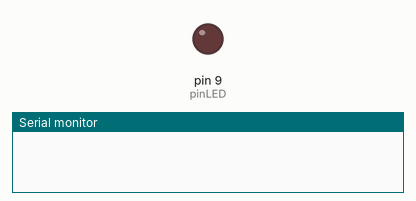
Bench run of a sketch on a simulated Arduino Uno, built with avr-gcc and run on an emulated ATmega328P. Parts: output pins drawn as LEDs (lit = HIGH), the last lines printed to the serial monitor.

Above: at 0.1 s.
At 6.55 s:
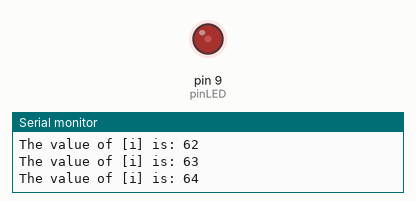
At 12.95 s:
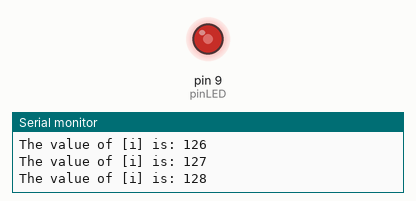
At 25.75 s:
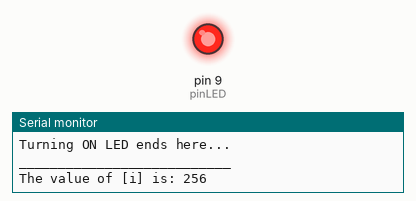
Timing chart, 0 to 40.0 s (numbered marks = the images above):
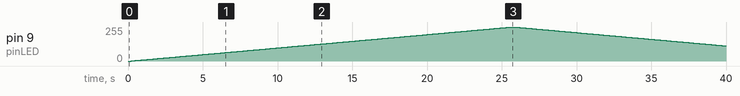

The sketch:

Activity-6-LED-Brightness-Control.ino
```cpp
/* ------------------------------------
  ACTIVITY 6 - LED BRIGHTNESS CONTROL
--------------------------------------*/


// Setting the pin for the LED
const int pinLED = 9;


unsigned long prevTime = 0; // Using prevTime to track the time

int counter = 0; // Using counter to track the state of the LED

const int timeInterval = 100; // Setting the time interval

const int pauseInterval = 2000; // Setting the pause interval

int iterator = 0; // Using iterator to track the brightness


void setup() {

  pinMode(pinLED, OUTPUT);

  analogWrite(pinLED, 0);
  Serial.begin(115200);     // Setting the baud rate for the serial monitor

}

void loop() {


  unsigned long currTime = millis();

  // The first counter condition will require the system to loop for 100 ms first before it will pass

  if (counter == 0 && (currTime - prevTime) >= timeInterval)
  {

    if (iterator < 256)
    {

      if ((currTime - prevTime) >= timeInterval)
      {
        analogWrite(pinLED, iterator);


        prevTime = currTime;

      }

      Serial.print("The value of [i] is: ");
      Serial.println(iterator);


      iterator++;

    }

    else if (iterator > 255)
    {
      Serial.println("\nTurning ON LED ends here...");
      Serial.println("___________________________\n");

      counter = 1;
    }
  }

  else if (counter == 1 && (currTime - prevTime) >= timeInterval)
  {

    if (iterator > 0)
    {
      if ((currTime - prevTime) >= timeInterval)
      {
        analogWrite(pinLED, iterator);


        prevTime = currTime;

      }

      Serial.print("The value of [i] is: ");
      Serial.println(iterator);


      iterator--;

    }

    else if (iterator == 0)
    {
      Serial.println("\nTurning OFF LED ends here...");
      Serial.println("___________________________\n");
      analogWrite(pinLED, iterator);

      counter++;
      iterator++;
    }
  }

  else if (counter == 2 && (currTime - prevTime) >= pauseInterval)
  {

    prevTime = currTime;
    counter = 0;

  }
}
```

Measured:
- by itself, pin 9 (pinLED): rises from 0/255 to 255/255 in 25.4 s, then falls to 114/255 in 14.3 s
